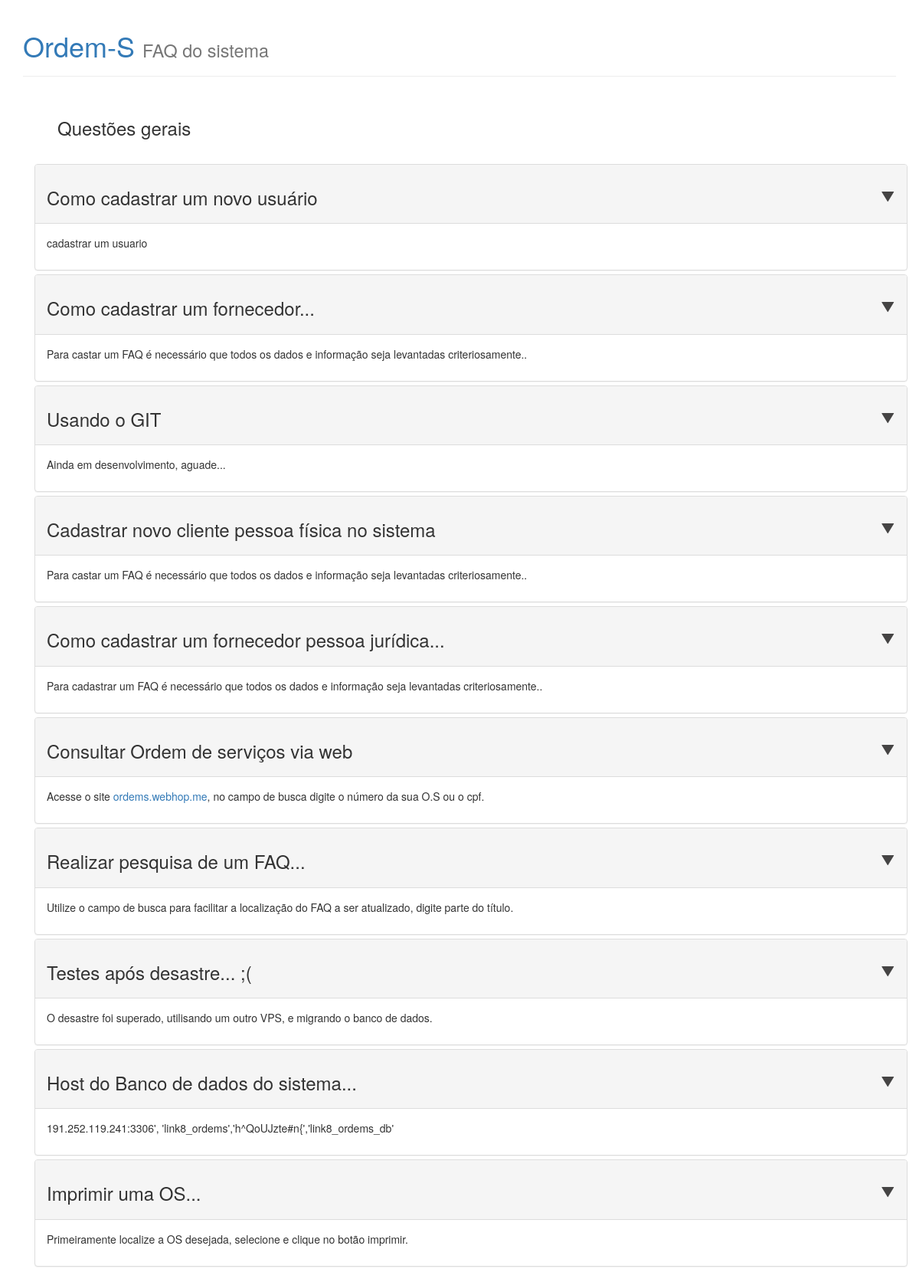
Page /site/faq/index.php on the committed database.
### tables this page shows
CREATE TABLE `faq` (
  `id` int(11) NOT NULL,
  `titulo` varchar(80) DEFAULT NULL,
  `descricao` varchar(300) DEFAULT '',
  `image` varchar(80) DEFAULT NULL,
  `tipo` int(80) DEFAULT NULL
);

### site/faq/index.php (the view, shortened to what this page needs)
<!DOCTYPE html>
<?php
include_once("db.php");
$query = "SELECT * FROM faq";
$sql = mysqli_query($db, $query);
$cont = mysqli_num_rows($sql);
?>
<html>
<head>
    <link rel="stylesheet" type="text/css" href="bootstrap/css/bootstrap.min.css" />
    <link rel="stylesheet" type="text/css" href="font-awesome/css/font-awesome.min.css" />
</head>
<body>
<div class="container">
<div class="page-header">
    <h1><a href="../index.html">Ordem-S </a><small>FAQ do sistema</small></h1>
</div>
<div class="container">
    <div class="panel-group" id="accordion">
        <div class="faqHeader">Questões gerais</div>
<?php
if($cont == 0){
	echo"Nenhum faq cadastrado";
}
else{
	while($faq = mysqli_fetch_array($sql))
	{
?>
        <div class="panel panel-default">
            <div class="panel-heading">
                <h4 class="panel-title">
                    <a class="accordion-toggle collapsed" data-toggle="collapse" data-parent="#accordion" href="#<?php echo $faq['id']; ?>"><?php echo"<h3>".$faq['titulo']."</h3>";?></a>
                </h4>
            </div>
            <div id="<?php echo $faq['id'];?>" class="panel-collapse collapse in">
                <div class="panel-body"><?php echo"<p>".$faq['descricao']."</p>";?>
                </div>
            </div>
        </div>
<?php	}
}
?>
    </div>
</div>
</div>
</body>
</html>

### site/faq/index.php (style rules this page uses)
.faqHeader { font-size: 24px; margin: 30px; }
.panel-heading [data-toggle="collapse"]:before { font-family: 'Glyphicons Halflings'; content: "\e072"; float: right; color: #23f5f2; font-size: 18px; line-height: 22px; -webkit-transform: rotate(-90deg); -moz-transform: rotate(-90deg); -ms-transform: rotate(-90deg); -o-transform: rotate(-90deg); transform: rotate(-90deg); }
.panel-heading [data-toggle="collapse"].collapsed:before { -webkit-transform: rotate(90deg); -moz-transform: rotate(90deg); -ms-transform: rotate(90deg); -o-transform: rotate(90deg); transform: rotate(90deg); color: #454444; }

### rows in the picture
faq: titulo "Como cadastrar um novo usuário", descricao "cadastrar um usuario"
faq: titulo "Como cadastrar um fornecedor...", descricao "Para castar um FAQ é necessário que todos os dados e informação seja levantadas criteriosamente.."
faq: titulo "Usando o GIT", descricao "Ainda em desenvolvimento, aguade..."
faq: titulo "Cadastrar novo cliente pessoa física no sistema", descricao "Para castar um FAQ é necessário que todos os dados e informação seja levantadas criteriosamente.."
faq: titulo "Como cadastrar um fornecedor pessoa jurídica...", descricao "Para cadastrar um FAQ é necessário que todos os dados e informação seja levantadas criteriosamente.."
faq: titulo "Consultar Ordem de serviços via web", descricao "Acesse o site ordems.webhop.me , no campo de busca digite o número da sua O.S ou o cpf."
faq: titulo "Realizar pesquisa de um FAQ...", descricao "Utilize o campo de busca para facilitar a localização do FAQ a ser atualizado, digite parte do título."
faq: titulo "Testes após desastre... ;(", descricao "O desastre foi superado, utilisando um outro VPS, e migrando o banco de dados."
faq: titulo "Host do Banco de dados do sistema...", descricao "191.252.119.241:3306', 'link8_ordems','h^QoUJzte#n{','link8_ordems_db'"
faq: titulo "Imprimir uma OS...", descricao "Primeiramente localize a OS desejada, selecione e clique no botão imprimir."
